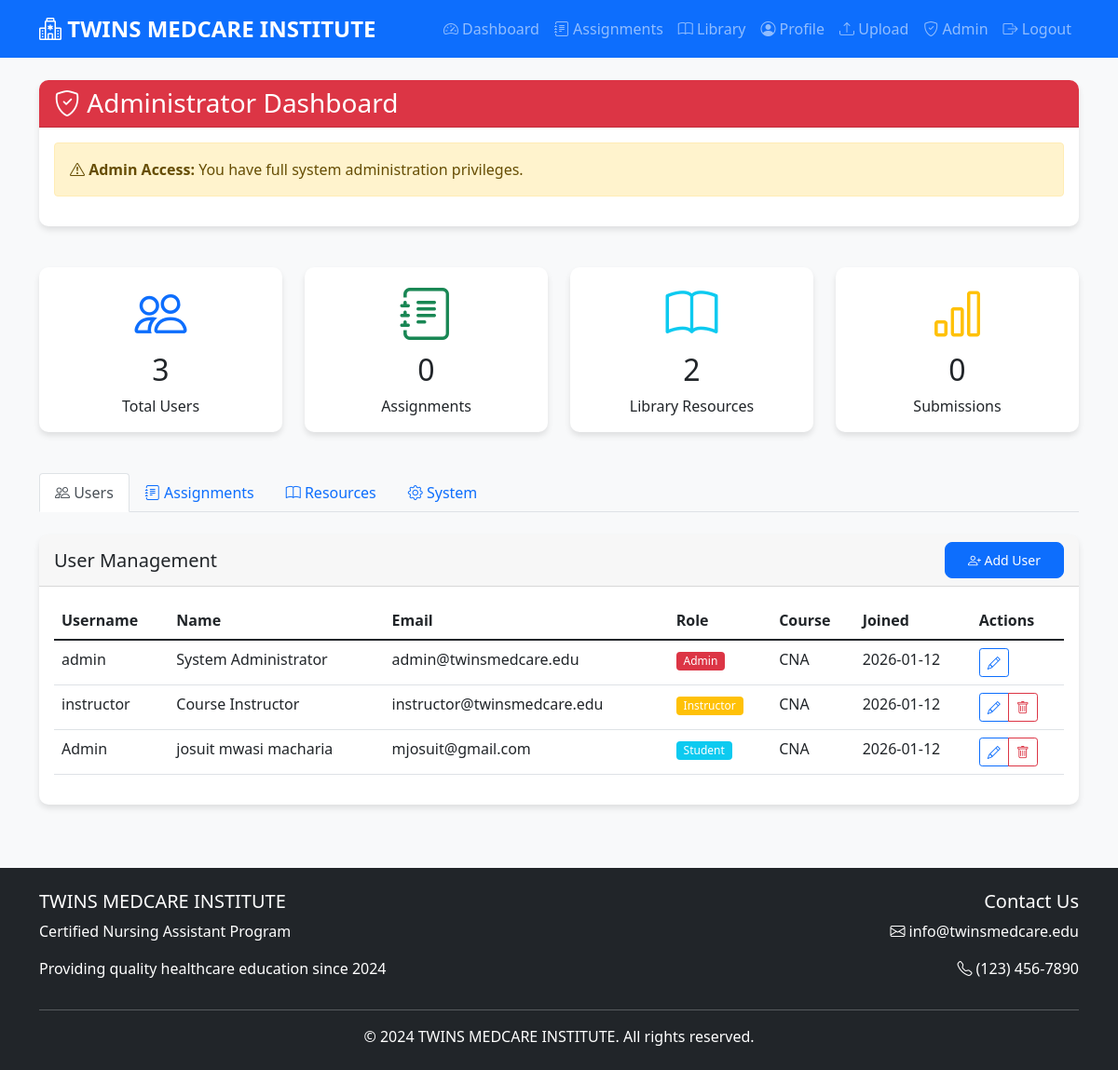
Screenshot of /admin_dashboard (signed in) with the database file from the repository.
### app.py (models this page shows, shortened)
class User(UserMixin, db.Model):
    id = db.Column(db.Integer, primary_key=True)
    username = db.Column(db.String(80), unique=True, nullable=False)
    email = db.Column(db.String(120), unique=True, nullable=False)
    password_hash = db.Column(db.String(200), nullable=False)
    role = db.Column(db.String(20), default='student')
    full_name = db.Column(db.String(100))
    course = db.Column(db.String(50), default='CNA')
    created_at = db.Column(db.DateTime, default=datetime.utcnow)

### app.py (the view)
@app.route('/admin_dashboard')
@login_required
def admin_dashboard():
    if current_user.role != 'admin':
        flash('Access denied', 'danger')
        return redirect(url_for('dashboard'))
    users = User.query.all()
    assignments = Assignment.query.all()
    resources = LibraryResource.query.all()
    submissions = ExamSubmission.query.all()
    total_users = len(users)
    total_assignments = len(assignments)
    total_resources = len(resources)
    total_submissions = len(submissions)
    return render_template('admin_dashboard.html',
                         users=users,
                         assignments=assignments,
                         resources=resources,
                         submissions=submissions,
                         total_users=total_users,
                         total_assignments=total_assignments,
                         total_resources=total_resources,
                         total_submissions=total_submissions)

### app.py (called while the page is built)
@login_manager.user_loader
def load_user(user_id):
    return User.query.get(int(user_id))

@app.context_processor
def inject_modules():
    return dict(cna_modules=CNA_MODULES)

@app.context_processor
def inject_datetime():
    return dict(datetime=datetime)

### templates/admin_dashboard.html (shortened to what this page needs)
{% extends "layout.html" %}
{% block content %}
<div class="row mb-4">
    <div class="col-md-12">
        <div class="card">
            <div class="card-header bg-danger text-white">
                <h3 class="mb-0"><i class="bi bi-shield-check"></i> Administrator Dashboard</h3>
            </div>
            <div class="card-body">
                <div class="alert alert-warning">
                    <i class="bi bi-exclamation-triangle"></i>
                    <strong>Admin Access:</strong> You have full system administration privileges.
                </div>
            </div>
        </div>
    </div>
</div>
<div class="row mb-4">
    <div class="col-md-3">
        <div class="card text-center">
            <div class="card-body">
                <i class="bi bi-people display-4 text-primary"></i>
                <h2 class="mt-2">{{ users|length }}</h2>
                <p class="card-text">Total Users</p>
            </div>
        </div>
    </div>
    <div class="col-md-3">
        <div class="card text-center">
            <div class="card-body">
                <i class="bi bi-journal-text display-4 text-success"></i>
                <h2 class="mt-2">{{ assignments|length }}</h2>
                <p class="card-text">Assignments</p>
            </div>
        </div>
    </div>
    <div class="col-md-3">
        <div class="card text-center">
            <div class="card-body">
                <i class="bi bi-book display-4 text-info"></i>
                <h2 class="mt-2">{{ resources|length }}</h2>
                <p class="card-text">Library Resources</p>
            </div>
        </div>
    </div>
    <div class="col-md-3">
        <div class="card text-center">
            <div class="card-body">
                <i class="bi bi-bar-chart display-4 text-warning"></i>
                <h2 class="mt-2">{{ submissions|length if submissions else 0 }}</h2>
                <p class="card-text">Submissions</p>
            </div>
        </div>
    </div>
</div>
<ul class="nav nav-tabs mb-4" id="adminTabs" role="tablist">
    <li class="nav-item" role="presentation">
        <button class="nav-link active" id="users-tab" data-bs-toggle="tab" data-bs-target="#users" type="button">
            <i class="bi bi-people"></i> Users
        </button>
    </li>
    <li class="nav-item" role="presentation">
        <button class="nav-link" id="assignments-tab" data-bs-toggle="tab" data-bs-target="#assignments" type="button">
            <i class="bi bi-journal-text"></i> Assignments
        </button>
    </li>
    <li class="nav-item" role="presentation">
        <button class="nav-link" id="resources-tab" data-bs-toggle="tab" data-bs-target="#resources" type="button">
            <i class="bi bi-book"></i> Resources
        </button>
    </li>
    <li class="nav-item" role="presentation">
        <button class="nav-link" id="system-tab" data-bs-toggle="tab" data-bs-target="#system" type="button">
            <i class="bi bi-gear"></i> System
        </button>
    </li>
</ul>
<div class="tab-content" id="adminTabsContent">
    <div class="tab-pane fade show active" id="users" role="tabpanel">
        <div class="card">
            <div class="card-header">
                <div class="d-flex justify-content-between align-items-center">
                    <h5 class="mb-0">User Management</h5>
                    <button class="btn btn-primary btn-sm" data-bs-toggle="modal" data-bs-target="#addUserModal">
                        <i class="bi bi-person-plus"></i> Add User
                    </button>
                </div>
            </div>
            <div class="card-body">
                <div class="table-responsive">
                    <table class="table table-hover">
                        <thead>
                            <tr>
                                <th>Username</th>
                                <th>Name</th>
                                <th>Email</th>
                                <th>Role</th>
                                <th>Course</th>
                                <th>Joined</th>
                                <th>Actions</th>
                            </tr>
                        </thead>
                        <tbody>
                            {% for user in users %}
                            <tr>
                                <td>{{ user.username }}</td>
                                <td>{{ user.full_name or '-' }}</td>
                                <td>{{ user.email }}</td>
                                <td>
                                    <span class="badge bg-{% if user.role == 'admin' %}danger{% elif user.role == 'instructor' %}warning{% else %}info{% endif %}">
                                        {{ user.role|title }}
                                    </span>
                                </td>
                                <td>{{ user.course }}</td>
                                <td>{{ user.created_at.strftime('%Y-%m-%d') }}</td>
                                <td>
                                    <div class="btn-group btn-group-sm">
                                        <button class="btn btn-outline-primary"
                                                data-bs-toggle="modal"
                                                data-bs-target="#editUserModal{{ user.id }}">
                                            <i class="bi bi-pencil"></i>
                                        </button>
                                        {% if user.id != current_user.id %}
                                        <button class="btn btn-outline-danger"
                                                onclick="confirmDeleteUser({{ user.id }})">
                                            <i class="bi bi-trash"></i>
                                        </button>
                                        {% endif %}
                                    </div>
                                </td>
                            </tr>
                            {% endfor %}
                        </tbody>
                    </table>
                </div>
            </div>
        </div>
    </div>
</div>
{% endblock %}

### templates/layout.html (shortened to what this page needs)
<!DOCTYPE html>
<html lang="en">
<head>
    <link href="https://cdn.jsdelivr.net/npm/bootstrap@5.1.3/dist/css/bootstrap.min.css" rel="stylesheet">
    <link rel="stylesheet" href="https://cdn.jsdelivr.net/npm/bootstrap-icons@1.8.1/font/bootstrap-icons.css">
    <link rel="stylesheet" href="{{ url_for('static', filename='css/style.css') }}">
</head>
<body>
    <nav class="navbar navbar-expand-lg navbar-dark bg-primary">
        <div class="container">
            <a class="navbar-brand" href="{{ url_for('index') }}">
                <i class="bi bi-hospital"></i> TWINS MEDCARE INSTITUTE
            </a>
            <div class="collapse navbar-collapse" id="navbarNav">
                <ul class="navbar-nav ms-auto">
                    {% if current_user.is_authenticated %}
                        <li class="nav-item">
                            <a class="nav-link" href="{{ url_for('dashboard') }}">
                                <i class="bi bi-speedometer2"></i> Dashboard
                            </a>
                        </li>
                        <li class="nav-item">
                            <a class="nav-link" href="{{ url_for('assignments') }}">
                                <i class="bi bi-journal-text"></i> Assignments
                            </a>
                        </li>
                        <li class="nav-item">
                            <a class="nav-link" href="{{ url_for('library') }}">
                                <i class="bi bi-book"></i> Library
                            </a>
                        </li>
                        <li class="nav-item">
                            <a class="nav-link" href="{{ url_for('profile') }}">
                                <i class="bi bi-person-circle"></i> Profile
                            </a>
                        </li>
                        {% if current_user.role in ['instructor', 'admin'] %}
                            <li class="nav-item">
                                <a class="nav-link" href="{{ url_for('upload_assignment') }}">
                                    <i class="bi bi-upload"></i> Upload
                                </a>
                            </li>
                        {% endif %}
                        {% if current_user.role == 'admin' %}
                            <li class="nav-item">
                                <a class="nav-link" href="{{ url_for('admin_dashboard') }}">
                                    <i class="bi bi-shield-check"></i> Admin
                                </a>
                            </li>
                        {% endif %}
                        <li class="nav-item">
                            <a class="nav-link" href="{{ url_for('logout') }}">
                                <i class="bi bi-box-arrow-right"></i> Logout
                            </a>
                        </li>
                    {% endif %}
                </ul>
            </div>
        </div>
    </nav>
    <div class="container mt-4">
        {% block content %}{% endblock %}
    </div>
    <footer class="bg-dark text-white mt-5 py-4">
        <div class="container">
            <div class="row">
                <div class="col-md-6">
                    <h5>TWINS MEDCARE INSTITUTE</h5>
                    <p>Certified Nursing Assistant Program</p>
                    <p>Providing quality healthcare education since 2024</p>
                </div>
                <div class="col-md-6 text-end">
                    <h5>Contact Us</h5>
                    <p><i class="bi bi-envelope"></i> info@twinsmedcare.edu</p>
                    <p><i class="bi bi-telephone"></i> (123) 456-7890</p>
                </div>
            </div>
            <hr class="bg-light">
            <p class="text-center mb-0">&copy; 2024 TWINS MEDCARE INSTITUTE. All rights reserved.</p>
        </div>
    </footer>
</body>
</html>

### static/css/style.css (style rules this page uses)
:root { --primary-color: #0d6efd; --secondary-color: #6c757d; --success-color: #198754; --danger-color: #dc3545; --warning-color: #ffc107; --info-color: #0dcaf0; }
body { font-family: 'Segoe UI', Tahoma, Geneva, Verdana, sans-serif; background-color: #f8f9fa; min-height: 100vh; display: flex; flex-direction: column; }
.container { flex: 1; }
.navbar-brand { font-weight: bold; font-size: 1.5rem; }
.card { border: none; border-radius: 10px; box-shadow: 0 4px 6px rgba(0, 0, 0, 0.1); transition: transform 0.3s ease; margin-bottom: 20px; }
.card-header { border-radius: 10px 10px 0 0 !important; font-weight: 600; }
.btn { border-radius: 8px; padding: 0.5rem 1.5rem; font-weight: 500; }
.badge { font-weight: 500; padding: 0.35em 0.65em; }
footer { margin-top: auto; }
.alert { animation: slideIn 0.5s ease; }

### rows the page displays
User: username "admin", full_name "System Administrator", email "admin@twinsmedcare.edu", role "Admin", course "CNA", created_at "2026-01-12"
User: username "instructor", full_name "Course Instructor", email "instructor@twinsmedcare.edu", role "Instructor", course "CNA", created_at "2026-01-12"
User: username "Admin", full_name "josuit mwasi macharia", email "mjosuit@gmail.com", role "Student", course "CNA", created_at "2026-01-12"

### other values shown
{{ users|length }} "3"
{{ assignments|length }} "0"
{{ resources|length }} "2"
{{ submissions|length if submissions else 0 }} "0"
